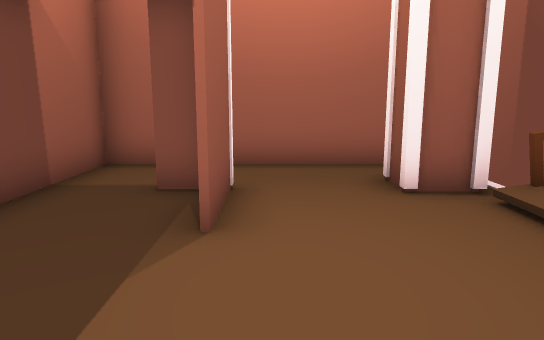
view 1 (above)

16 first-person views from a walk through a scene from a Unity 3-D project. The camera is 1.3 m above the floor, tilts 10° down and sees 70° across. The floor is counted in squares, 1 m on a side. Each view is taken from the middle of a square. On the plan, view 1 faces up. The plan holds only what a view shows up to about 16 squares ahead; the rest is blank. The place goes on beyond the plan. The player character is not drawn.

view 2
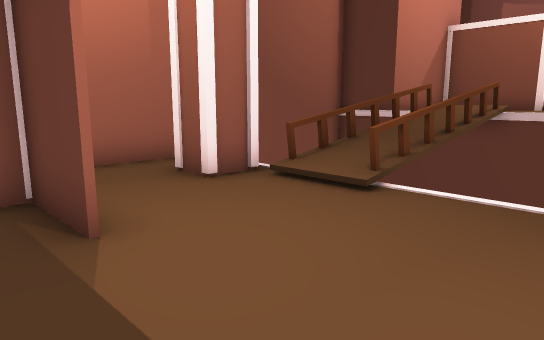

view 3
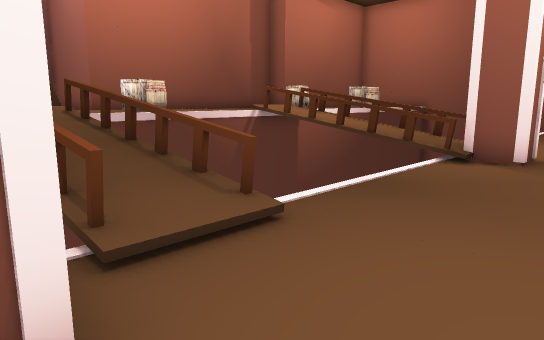

view 4
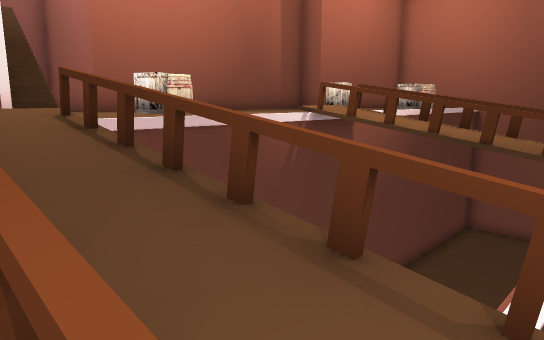

view 5
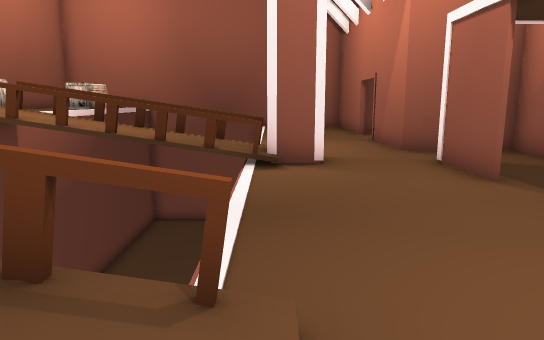

view 6
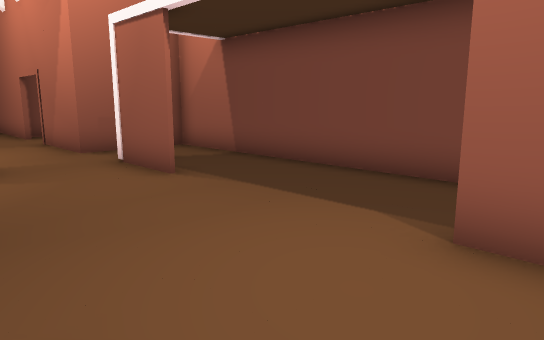

view 7
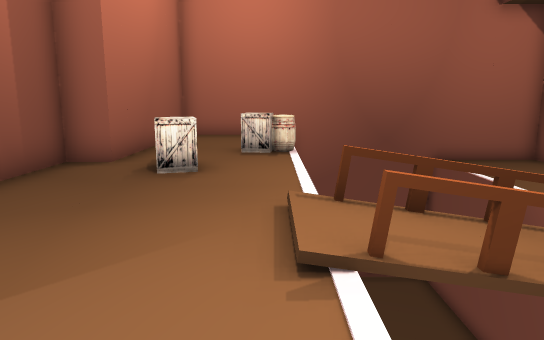

view 8
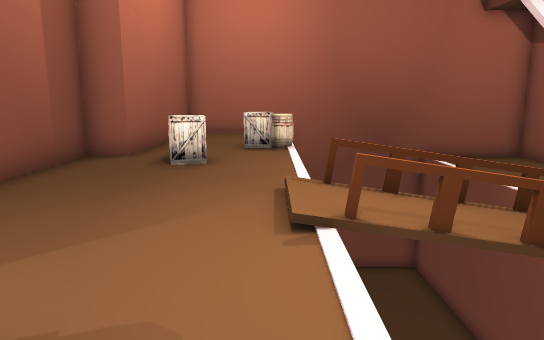

view 9
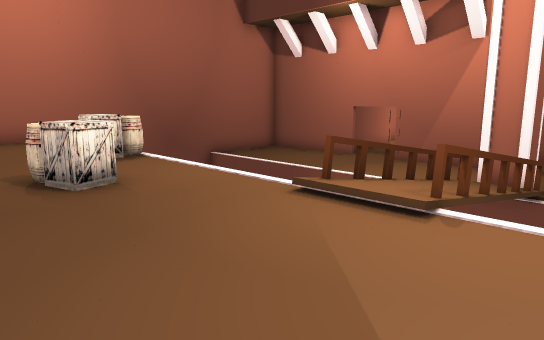

view 10
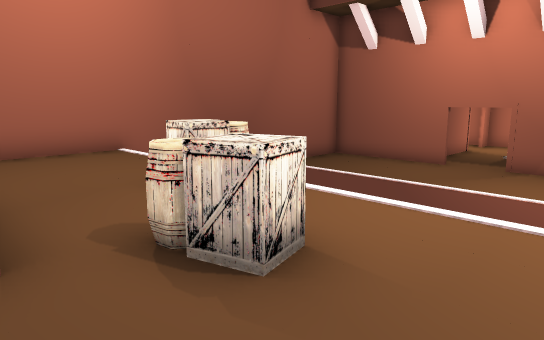

view 11
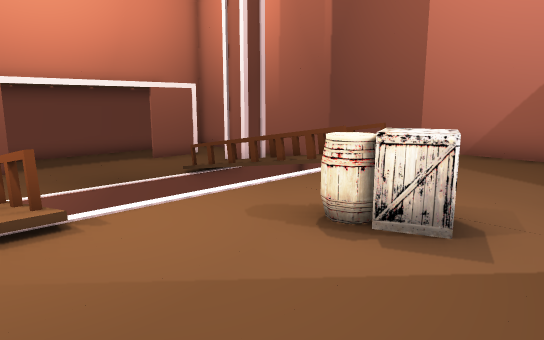

view 12
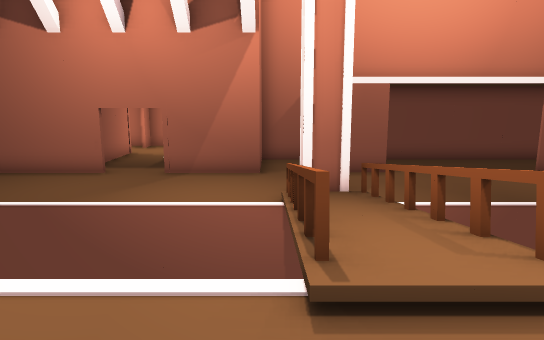

view 13
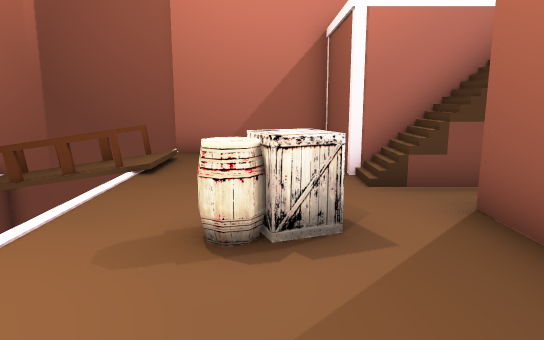

view 14
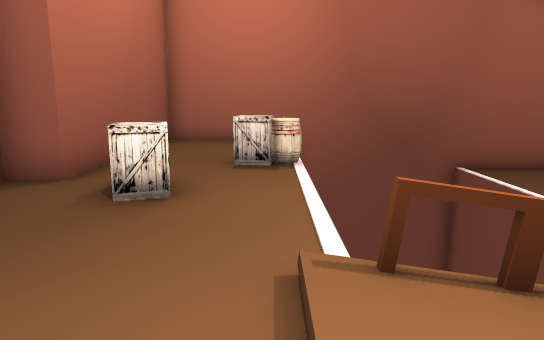

view 15
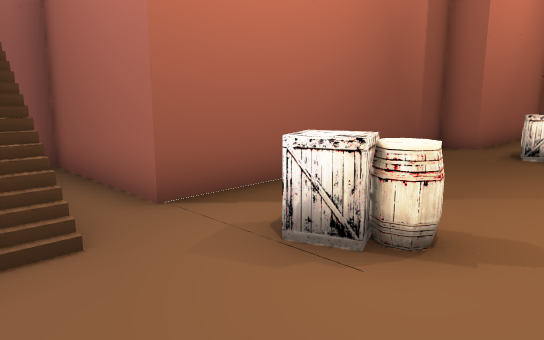

view 16
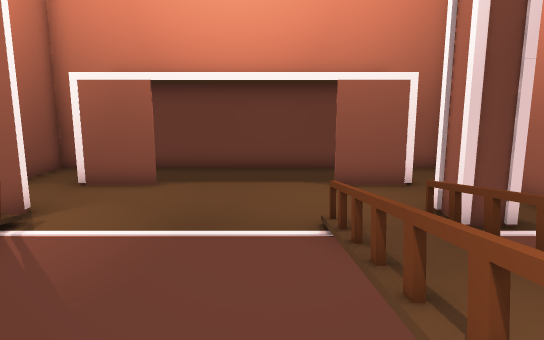

### Floor plan
Key: @ floor where view 1 was taken; # wall or solid block; x gap in a wall; . main floor; : floor 0.25 m higher than the main floor; + floor 1 m higher than the main floor; * floor 1.5 m higher than the main floor; % floor 2.5 m higher than the main floor; & floor 4 m higher than the main floor; / step, stairs or slope; = window, fence, low wall or low ledge; v drop or lower ground; O other object.
Columns run from 4 left of view 1 to 19 right of it. Each row starts with its distance up from view 1.
  8 ########vvvvvv#
  7 #.......     v#
  6 #..#..##v    v#####
  5 #..#.../=xxxx=/++
  4 #..#...//////+/+++
  3 #......=xxxxxv/+++&&
  2 #.......v    v++++*%
  1 #.......v    v+++++++++#
  0 #...@...v    v+OOO+#####
 -1 #.......v    v++O++#
 -2 #..#....v    v+++++#
 -3 #..#..##xxxxx=/++++#
 -4 #.....##:////+/++++#
 -5 #....../=vvvv=/++++#
 -6 ####....     v+++++#
 -7    #....     v++O++#
 -8    #....v vvvv++O++#
 -9  .......  vvvv++++##
-10 ........vvvvvOOO++#
-11 #..#....vvvvvvO+++#
-12  ###....vvvvv ++++#
-13    #....vvvv  ++++#
-14    #....vvv   ++++#
-15    #....vvvvvv++++#
-16    #####     ######

Where each view was taken, in squares from view 1:
view 1: 0 up, 0 right, facing up
view 2: 0 up, 2 left, facing up-right
view 3: 6 up, 0 right, facing down-right
view 4: 5 up, 3 right, facing down-right
view 5: 5 up, 3 right, facing down
view 6: 5 up, 3 right, facing down-left
view 7: 0 up, 10 right, facing down
view 8: 1 up, 10 right, facing down
view 9: 1 down, 14 right, facing down-left
view 10: 5 down, 14 right, facing down-left
view 11: 4 down, 14 right, facing up-left
view 12: 5 down, 12 right, facing left
view 13: 4 down, 12 right, facing up
view 14: 2 down, 10 right, facing down
view 15: 3 up, 10 right, facing down-right
view 16: 2 up, 10 right, facing left
